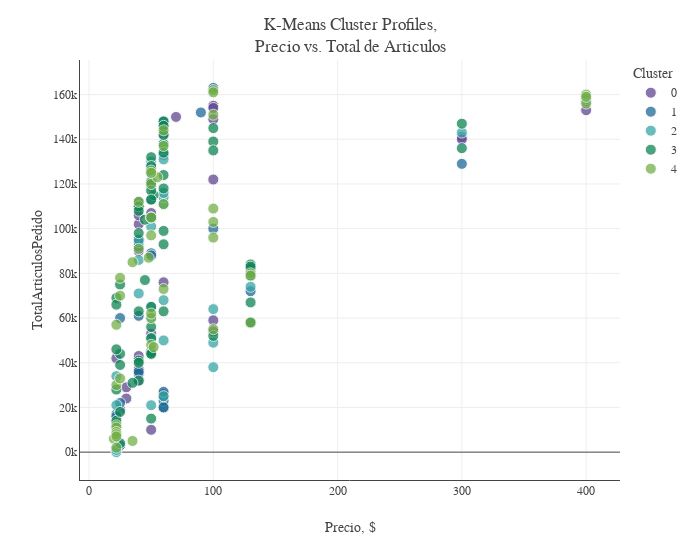

The code cell stored with this chart in its notebook:
### Code cell
# K-Means with 5 clusters
km = KMeans(n_clusters=5, random_state=21)
km_pred = km.fit_predict(plot_df1)
plot_km=plot_df1.copy()
plot_km['K-Means Cluster'] = km_pred
plot_km=plot_km.sort_values(by='K-Means Cluster')
plot_km['K-Means Cluster'] = plot_km['K-Means Cluster'].astype(str)

# Plot of clusters
fig = px.scatter(plot_km, x="Clean Price", y="TotalArticulosPedido", color="K-Means Cluster", 
                 color_discrete_sequence=px.colors.qualitative.Prism)
fig.update_traces(marker=dict(size=11, opacity=0.75, line=dict(width=1, color='#F7F7F7')))
fig.update_layout(template=temp, title="K-Means Cluster Profiles,<br>Precio vs. Total de Articulos", 
                  width=700, legend_title='Cluster',
                  xaxis=dict(title='Precio, $', showline=True, zeroline=False), 
                  yaxis=dict(title='TotalArticulosPedido', ticksuffix='k', showline=True))
fig.show()

### Figure 1 — Plotly figure (JSON) as saved in the notebook; plotly's stock layout.template omitted (floating-point values rounded to 4 significant figures)
{"data": [{"hovertemplate": "K-Means Cluster=0<br>Clean Price=%{x}<br>TotalArticulosPedido=%{y}<extra></extra>", "legendgroup": "0", "marker": {"color": "rgb(95, 70, 144)", "line": {"color": "#F7F7F7", "width": 1}, "opacity": 0.75, "size": 11, "symbol": "circle"}, "mode": "markers", "name": "0", "orientation": "v", "showlegend": true, "type": "scatter", "x": [39.99, 130.0, 22, 99.99, 50, 39.99, 400.0, 99.99, 50, 39.99, 30, 70, 99.99, 99.99, 59.99, 99.99, 59.99, 50, 50, 50, 39.99, 39.99, 39.99, 300.0, 24.99, 300.0, 130.0, 99.99, 400.0, 39.99, 30, 50], "xaxis": "x", "y": [95, 81, 42, 155, 107, 102, 153, 122, 125, 106, 29, 150, 54, 154, 76, 149, 26, 120, 53, 10, 90, 32, 37, 141, 19, 140, 58, 59, 157, 43, 24, 45], "yaxis": "y"}, {"hovertemplate": "K-Means Cluster=1<br>Clean Price=%{x}<br>TotalArticulosPedido=%{y}<extra></extra>", "legendgroup": "1", "marker": {"color": "rgb(29, 105, 150)", "line": {"color": "#F7F7F7", "width": 1}, "opacity": 0.75, "size": 11, "symbol": "circle"}, "mode": "markers", "name": "1", "orientation": "v", "showlegend": true, "type": "scatter", "x": [59.99, 39.99, 50, 59.99, 99.99, 59.99, 22, 59.99, 50, 39.99, 39.99, 99.99, 130.0, 39.99, 22, 59.99, 130.0, 59.99, 89.99, 59.99, 130.0, 59.99, 130.0, 300.0, 39.99, 59.99, 50, 50, 39.99, 25, 50, 50, 25, 25, 50, 59.99, 50], "xaxis": "x", "y": [146, 61, 113, 142, 100, 111, 17, 133, 89, 92, 35, 163, 82, 36, 16, 20, 72, 23, 152, 25, 80, 27, 79, 129, 94, 20, 120, 125, 112, 3, 88, 127, 60, 22, 120, 148, 119], "yaxis": "y"}, {"hovertemplate": "K-Means Cluster=2<br>Clean Price=%{x}<br>TotalArticulosPedido=%{y}<extra></extra>", "legendgroup": "2", "marker": {"color": "rgb(56, 166, 165)", "line": {"color": "#F7F7F7", "width": 1}, "opacity": 0.75, "size": 11, "symbol": "circle"}, "mode": "markers", "name": "2", "orientation": "v", "showlegend": true, "type": "scatter", "x": [39.99, 50, 50, 59.99, 39.99, 50, 22, 400.0, 99.99, 300.0, 22, 50, 22, 22, 59.99, 50, 50, 99.99, 59.99, 59.99, 50, 39.99, 59.99, 59.99, 130.0, 130.0, 50, 59.99, 99.99], "xaxis": "x", "y": [86, 65, 45, 68, 95, 51, 0, 158, 38, 143, 21, 60, 1, 34, 131, 130, 128, 49, 50, 111, 101, 71, 114, 116, 74, 58, 21, 25, 64], "yaxis": "y"}, {"hovertemplate": "K-Means Cluster=3<br>Clean Price=%{x}<br>TotalArticulosPedido=%{y}<extra></extra>", "legendgroup": "3", "marker": {"color": "rgb(15, 133, 84)", "line": {"color": "#F7F7F7", "width": 1}, "opacity": 0.75, "size": 11, "symbol": "circle"}, "mode": "markers", "name": "3", "orientation": "v", "showlegend": true, "type": "scatter", "x": [130.0, 51.99, 130.0, 130.0, 50, 39.99, 25, 39.99, 39.99, 22, 22, 22, 22, 39.99, 50, 50, 50, 25, 50, 39.99, 50, 44.99, 59.99, 59.99, 50, 50, 59.99, 59.99, 59.99, 44.99, 50, 39.99, 99.99, 300.0, 99.99, 39.99, 50, 300.0, 130.0, 25, 22, 22, 99.99, 59.99, 50, 130.0, 99.99, 24.99, 39.99, 59.99, 34.99, 24.99, 50, 50, 59.99, 59.99, 50, 59.99], "xaxis": "x", "y": [67, 115, 58, 84, 44, 41, 44, 110, 110, 69, 46, 28, 13, 32, 120, 121, 44, 4, 117, 108, 56, 77, 93, 138, 51, 132, 134, 142, 148, 104, 105, 98, 145, 136, 139, 40, 15, 147, 83, 39, 66, 14, 52, 146, 105, 79, 135, 75, 63, 99, 31, 18, 113, 128, 124, 118, 65, 63], "yaxis": "y"}, {"hovertemplate": "K-Means Cluster=4<br>Clean Price=%{x}<br>TotalArticulosPedido=%{y}<extra></extra>", "legendgroup": "4", "marker": {"color": "rgb(115, 175, 72)", "line": {"color": "#F7F7F7", "width": 1}, "opacity": 0.75, "size": 11, "symbol": "circle"}, "mode": "markers", "name": "4", "orientation": "v", "showlegend": true, "type": "scatter", "x": [19.99, 99.99, 34.99, 50, 34.99, 50, 59.99, 400.0, 400.0, 54.97, 59.99, 22, 50, 99.99, 59.99, 99.99, 130.0, 130.0, 50, 24.99, 59.99, 130.0, 99.99, 99.99, 25, 50, 39.99, 50, 39.99, 50, 99.99, 50, 99.99, 22, 22, 22, 22, 22, 22, 22, 47.99, 24.99, 51.99, 400.0], "xaxis": "x", "y": [6, 162, 5, 120, 85, 60, 144, 156, 160, 123, 137, 30, 105, 161, 111, 151, 58, 80, 126, 78, 73, 79, 103, 55, 33, 48, 91, 97, 112, 62, 96, 125, 109, 12, 11, 9, 8, 57, 2, 7, 87, 70, 47, 159], "yaxis": "y"}], "layout": {"legend": {"title": {"text": "Cluster"}, "tracegroupgap": 0}, "margin": {"t": 60}, "title": {"text": "K-Means Cluster Profiles,<br>Precio vs. Total de Articulos"}, "width": 700, "xaxis": {"anchor": "y", "domain": [0, 1], "showline": true, "title": {"text": "Precio, $"}, "zeroline": false}, "yaxis": {"anchor": "x", "domain": [0, 1], "showline": true, "ticksuffix": "k", "title": {"text": "TotalArticulosPedido"}}}}
